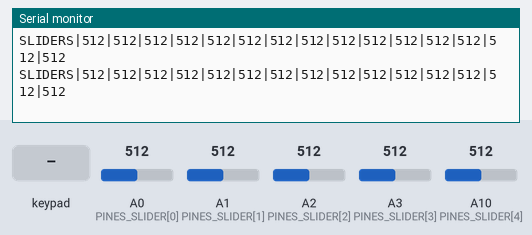
This sketch was run on a simulated Arduino Mega 2560, built with avr-gcc and run on an emulated ATmega2560. Shown: the last lines printed to the serial monitor. Wiring (inferred from the names in the program): 4×3 keypad with keys 1 2 3 4 5 6 7 8 9 * 0 # (labels assumed): rows pin 8, pin 7, pin 6, pin 5; columns pin 4, pin 3, pin 2. Inputs (shaded band) come from the test bench; at power-on: A0 (PINES_SLIDER[0]) = 512, A1 (PINES_SLIDER[1]) = 512, A2 (PINES_SLIDER[2]) = 512, A3 (PINES_SLIDER[3]) = 512, A10 (PINES_SLIDER[4]) = 512.

Above: at 1.2 s.
1.3 s: key '1' pressed
At 1.31 s:
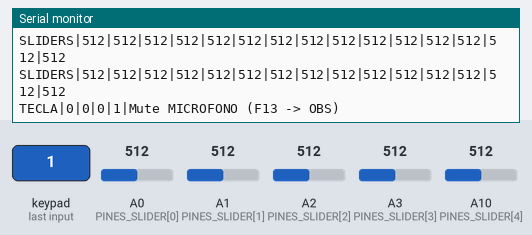
2.9 s: keypad keys 8 7 6 5 pressed 0.4 s apart
At 2.91 s:
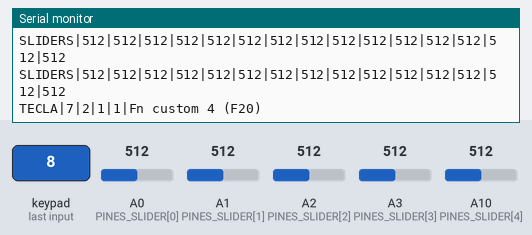
6.0 s: key '*' pressed
At 6.01 s:
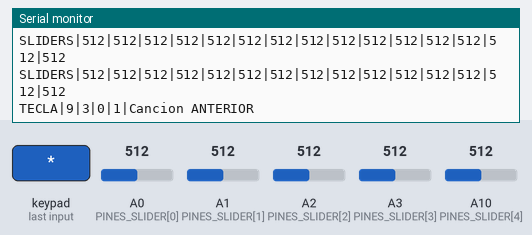
7.6 s: A0 (PINES_SLIDER[0]) set to 30
At 7.61 s:
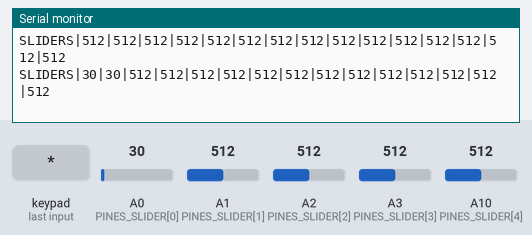
9.1 s: A1 (PINES_SLIDER[1]) set to 30
At 9.11 s:
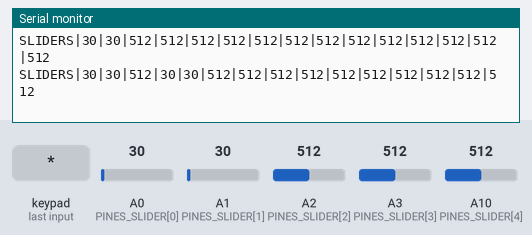
10.6 s: A2 (PINES_SLIDER[2]) set to 30
At 10.61 s:
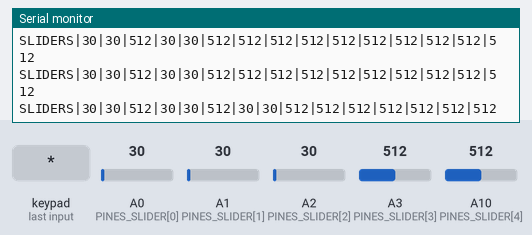
Timing chart, 0 to 13.1 s (numbered marks = the images above; inputs shaded):
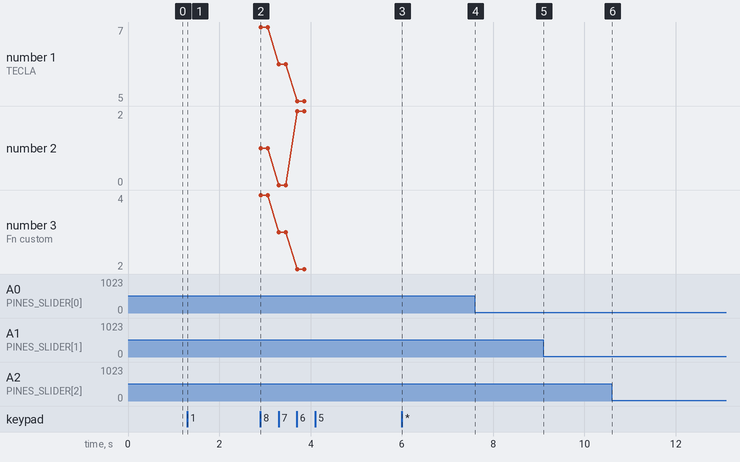

Measured:
- after the input at 1.3 s, the serial monitor: prints a new line at once (image 1)
- after the input at 2.9 s, the serial monitor: prints a new line at once (image 2)
- after the input at 6.0 s, the serial monitor: prints a new line at once (image 3)
- after the input at 7.6 s, the serial monitor: prints a new line at once (image 4)
- after the input at 9.1 s, the serial monitor: prints a new line at once (image 5)
- after the input at 10.6 s, the serial monitor: prints a new line at once (image 6)

The sketch:

TestStreamDeck.ino
```cpp
/*
  ===========================================================================
  StreamDeck DIY - SKETCH DE DIAGNOSTICO
  ===========================================================================

  Sirve para comprobar el cableado y el mapeo ANTES de usar el firmware real:

    - Dice que tecla se ha pulsado, con su indice, fila, columna y la funcion
      que tendra asignada en el firmware definitivo.
    - Muestra los 5 sliders en crudo (0..1023), con el minimo y el maximo que
      han alcanzado y el ruido que tienen.
    - Avisa si detecta un patron tipico de ghosting (diodo mal puesto).

  IMPORTANTE: este sketch NO se presenta como teclado. No manda ninguna tecla
  al PC. Asi, si hay un switch en corto o un diodo al reves, no se te llena la
  pantalla de pulsaciones ni se te disparan atajos.

  Como se usa:
    A) Facil: Arduino IDE -> Herramientas -> Monitor Serie, a 115200 baudios.
       Se lee perfectamente tal cual.
    B) Bonito: cierra el Monitor Serie y ejecuta
         python host/test_streamdeck.py
       Muestra la rejilla 4x3 y las barras de los sliders en vivo.

  Comandos que puedes escribir en el Monitor Serie (y pulsar Enter):
    h -> vuelve a imprimir el mapa de teclas
    r -> reinicia las estadisticas (min/max) de los sliders

  ---------------------------------------------------------------------------
  LOS PINES DE ABAJO DEBEN SER LOS MISMOS QUE EN StreamDeckDIY.ino.
  Si cambias unos, cambia los otros.
  ---------------------------------------------------------------------------
*/

// ===========================================================================
// CONFIGURACION DE PINES  (copia exacta del firmware real)
// ===========================================================================
//
//              COL0(4)   COL1(3)   COL2(2)
//   FILA0(8)    [ 0 ]     [ 1 ]     [ 2 ]
//   FILA1(7)    [ 3 ]     [ 4 ]     [ 5 ]
//   FILA2(6)    [ 6 ]     [ 7 ]     [ 8 ]
//   FILA3(5)    [ 9 ]     [10 ]     [11 ]

const uint8_t PINES_FILA[]    = { 8, 7, 6, 5 };
const uint8_t PINES_COLUMNA[] = { 4, 3, 2 };

const uint8_t NUM_FILAS    = sizeof(PINES_FILA);
const uint8_t NUM_COLUMNAS = sizeof(PINES_COLUMNA);
const uint8_t NUM_TECLAS   = NUM_FILAS * NUM_COLUMNAS;

// Sentido de los diodos: en este StreamDeck la corriente va de la FILA hacia
// la COLUMNA, asi que hay que poner a LOW las COLUMNAS y leer las FILAS.
// (Ver la explicacion larga en StreamDeckDIY.ino.)
const bool DIODOS_HACIA_LA_COLUMNA = true;

const uint8_t* const PINES_ACTIVOS = DIODOS_HACIA_LA_COLUMNA ? PINES_COLUMNA : PINES_FILA;
const uint8_t        NUM_ACTIVOS   = DIODOS_HACIA_LA_COLUMNA ? NUM_COLUMNAS  : NUM_FILAS;
const uint8_t* const PINES_LEIDOS  = DIODOS_HACIA_LA_COLUMNA ? PINES_FILA    : PINES_COLUMNA;
const uint8_t        NUM_LEIDOS    = DIODOS_HACIA_LA_COLUMNA ? NUM_FILAS     : NUM_COLUMNAS;

// CONFIRMADO con el hardware real (2026-08-30): 18, 19, 20, 21 y 10.
const uint8_t PINES_SLIDER[] = { A0, A1, A2, A3, A10 };
const uint8_t NUM_SLIDERS = sizeof(PINES_SLIDER);

const uint16_t DEBOUNCE_MS       = 8;
const uint16_t INTERVALO_ENVIO_MS = 100;   // refresco de los sliders
const uint32_t BAUDIOS           = 115200;


// ===========================================================================
// QUE FUNCION TENDRA CADA TECLA EN EL FIRMWARE REAL
// ===========================================================================
// Solo es texto informativo. Si cambias el MAPA del firmware real, cambia
// tambien estas descripciones para que el diagnostico no te enganie.

const char* const DESCRIPCIONES[NUM_TECLAS] = {
  "Mute MICROFONO (F13 -> OBS)",       // [0]  F0C0
  "Mute ALTAVOCES (multimedia)",       // [1]  F0C1
  "Camara ON/OFF (F14 -> OBS)",        // [2]  F0C2

  "Fn custom 1 (F17)",                 // [3]  F1C0
  "GRABAR OBS (F15)",                  // [4]  F1C1
  "Fn custom 2 (F18)",                 // [5]  F1C2

  "Fn custom 3 (F19)",                 // [6]  F2C0
  "Fn custom 4 (F20)",                 // [7]  F2C1
  "Fn custom 5 (F21)",                 // [8]  F2C2

  "Cancion ANTERIOR",                  // [9]  F3C0
  "PAUSA / Reanudar",                  // [10] F3C1
  "Cancion SIGUIENTE",                 // [11] F3C2
};

const char* const NOMBRES_SLIDER[NUM_SLIDERS] = {
  "Maestro", "Navegador", "Spotify", "Juegos", "Discord"
};


// ===========================================================================
// ESTADO
// ===========================================================================

struct EstadoTecla {
  bool     lecturaPrevia;
  bool     estable;
  uint32_t tCambio;
};

EstadoTecla teclas[NUM_TECLAS];

int32_t  sliderMin[8];
int32_t  sliderMax[8];
uint32_t tUltimoEnvio = 0;


void setup() {
  for (uint8_t a = 0; a < NUM_ACTIVOS; a++) pinMode(PINES_ACTIVOS[a], INPUT);
  for (uint8_t l = 0; l < NUM_LEIDOS; l++)  pinMode(PINES_LEIDOS[l], INPUT_PULLUP);
  for (uint8_t s = 0; s < NUM_SLIDERS; s++) pinMode(PINES_SLIDER[s], INPUT);

  for (uint8_t i = 0; i < NUM_TECLAS; i++) {
    teclas[i].lecturaPrevia = false;
    teclas[i].estable       = false;
    teclas[i].tCambio       = 0;
  }
  reiniciarEstadisticas();

  Serial.begin(BAUDIOS);
  while (!Serial && millis() < 4000) { /* espera al PC, pero no eternamente */ }
  imprimirCabecera();
}


void loop() {
  const uint32_t ahora = millis();
  atenderComandos();
  escanearMatriz(ahora);
  informarSliders(ahora);
}


// ===========================================================================
// CABECERA / MAPA
// ===========================================================================

void imprimirCabecera() {
  Serial.println(F("INFO|==================================================="));
  Serial.println(F("INFO|StreamDeck DIY - MODO DIAGNOSTICO (no manda teclas)"));
  Serial.println(F("INFO|==================================================="));
  Serial.print(F("INFO|Matriz: "));
  Serial.print(NUM_FILAS);
  Serial.print(F(" filas x "));
  Serial.print(NUM_COLUMNAS);
  Serial.println(F(" columnas"));
  Serial.println(F("INFO|Pulsa una tecla o mueve un slider. Comandos: h = mapa, r = reiniciar min/max"));
  Serial.println(F("INFO|---------------------------------------------------"));

  for (uint8_t i = 0; i < NUM_TECLAS; i++) {
    Serial.print(F("MAPA|"));
    Serial.print(i);                          Serial.print('|');
    Serial.print(i / NUM_COLUMNAS);           Serial.print('|');
    Serial.print(i % NUM_COLUMNAS);           Serial.print('|');
    Serial.println(DESCRIPCIONES[i]);
  }
  for (uint8_t s = 0; s < NUM_SLIDERS; s++) {
    Serial.print(F("MAPASLIDER|"));
    Serial.print(s);                          Serial.print('|');
    Serial.println(NOMBRES_SLIDER[s]);
  }
  Serial.println(F("INFO|---------------------------------------------------"));
}

void atenderComandos() {
  while (Serial.available()) {
    const char c = Serial.read();
    if (c == 'h' || c == 'H') imprimirCabecera();
    if (c == 'r' || c == 'R') {
      reiniciarEstadisticas();
      Serial.println(F("INFO|Estadisticas de los sliders reiniciadas."));
    }
  }
}

void reiniciarEstadisticas() {
  for (uint8_t s = 0; s < NUM_SLIDERS; s++) {
    sliderMin[s] = 1023;
    sliderMax[s] = 0;
  }
}


// ===========================================================================
// MATRIZ
// ===========================================================================

void escanearMatriz(uint32_t ahora) {
  for (uint8_t a = 0; a < NUM_ACTIVOS; a++) {
    pinMode(PINES_ACTIVOS[a], OUTPUT);
    digitalWrite(PINES_ACTIVOS[a], LOW);
    delayMicroseconds(5);

    for (uint8_t l = 0; l < NUM_LEIDOS; l++) {
      const bool lectura = (digitalRead(PINES_LEIDOS[l]) == LOW);
      const uint8_t fila    = DIODOS_HACIA_LA_COLUMNA ? l : a;
      const uint8_t columna = DIODOS_HACIA_LA_COLUMNA ? a : l;
      actualizarTecla(fila * NUM_COLUMNAS + columna, fila, columna, lectura, ahora);
    }

    pinMode(PINES_ACTIVOS[a], INPUT);
  }
}

void actualizarTecla(uint8_t i, uint8_t fila, uint8_t col, bool lectura, uint32_t ahora) {
  EstadoTecla& t = teclas[i];

  if (lectura != t.lecturaPrevia) {
    t.lecturaPrevia = lectura;
    t.tCambio = ahora;
    return;
  }

  if ((ahora - t.tCambio) >= DEBOUNCE_MS && lectura != t.estable) {
    t.estable = lectura;

    // Formato:  TECLA|indice|fila|columna|1=pulsada 0=soltada|descripcion
    Serial.print(F("TECLA|"));
    Serial.print(i);                    Serial.print('|');
    Serial.print(fila);                 Serial.print('|');
    Serial.print(col);                  Serial.print('|');
    Serial.print(t.estable ? 1 : 0);    Serial.print('|');
    Serial.println(DESCRIPCIONES[i]);

    if (t.estable) comprobarGhosting();
  }
}

// Si hay cuatro teclas pulsadas que forman exactamente un rectangulo
// (dos filas x dos columnas), lo mas probable es que una sea fantasma:
// falta un diodo o esta al reves.
void comprobarGhosting() {
  for (uint8_t f1 = 0; f1 < NUM_FILAS; f1++) {
    for (uint8_t f2 = f1 + 1; f2 < NUM_FILAS; f2++) {
      for (uint8_t c1 = 0; c1 < NUM_COLUMNAS; c1++) {
        for (uint8_t c2 = c1 + 1; c2 < NUM_COLUMNAS; c2++) {
          if (teclas[f1 * NUM_COLUMNAS + c1].estable &&
              teclas[f1 * NUM_COLUMNAS + c2].estable &&
              teclas[f2 * NUM_COLUMNAS + c1].estable &&
              teclas[f2 * NUM_COLUMNAS + c2].estable) {
            Serial.println(F("AVISO|Posible GHOSTING: 4 teclas en rectangulo. "
                             "Si solo estas pulsando 3, hay un diodo mal puesto o ausente."));
            return;
          }
        }
      }
    }
  }
}


// ===========================================================================
// SLIDERS
// ===========================================================================

void informarSliders(uint32_t ahora) {
  if ((ahora - tUltimoEnvio) < INTERVALO_ENVIO_MS) return;
  tUltimoEnvio = ahora;

  // Formato:  SLIDERS|v0|min0|max0|v1|min1|max1|...
  Serial.print(F("SLIDERS"));
  for (uint8_t s = 0; s < NUM_SLIDERS; s++) {
    const int32_t v = analogRead(PINES_SLIDER[s]);
    if (v < sliderMin[s]) sliderMin[s] = v;
    if (v > sliderMax[s]) sliderMax[s] = v;

    Serial.print('|'); Serial.print(v);
    Serial.print('|'); Serial.print(sliderMin[s]);
    Serial.print('|'); Serial.print(sliderMax[s]);
  }
  Serial.println();
}
```
